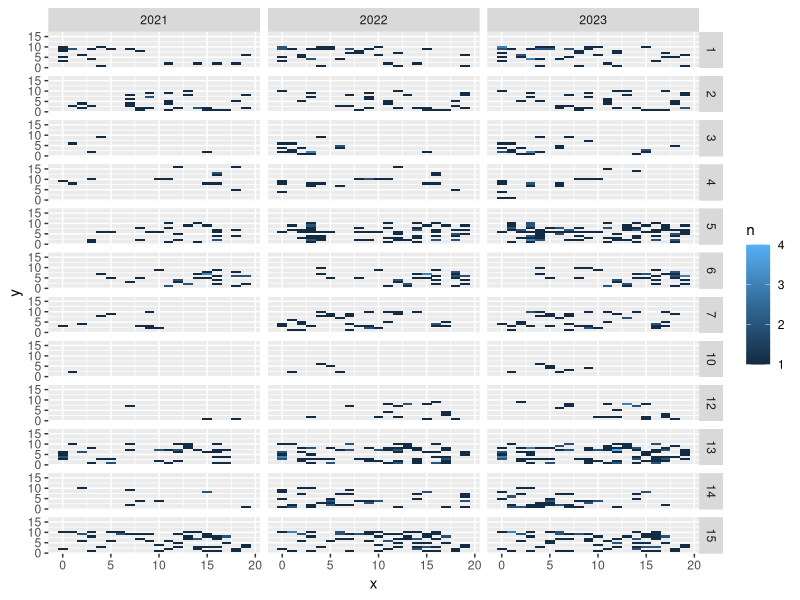
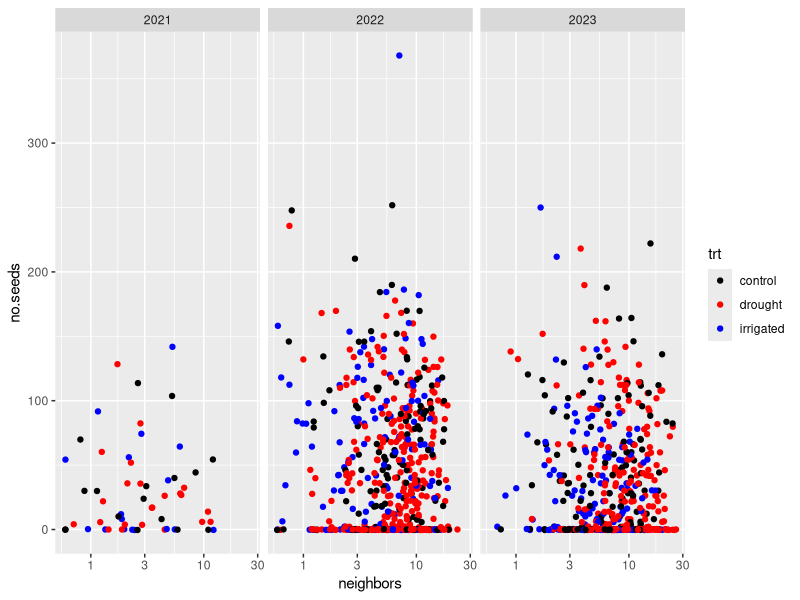
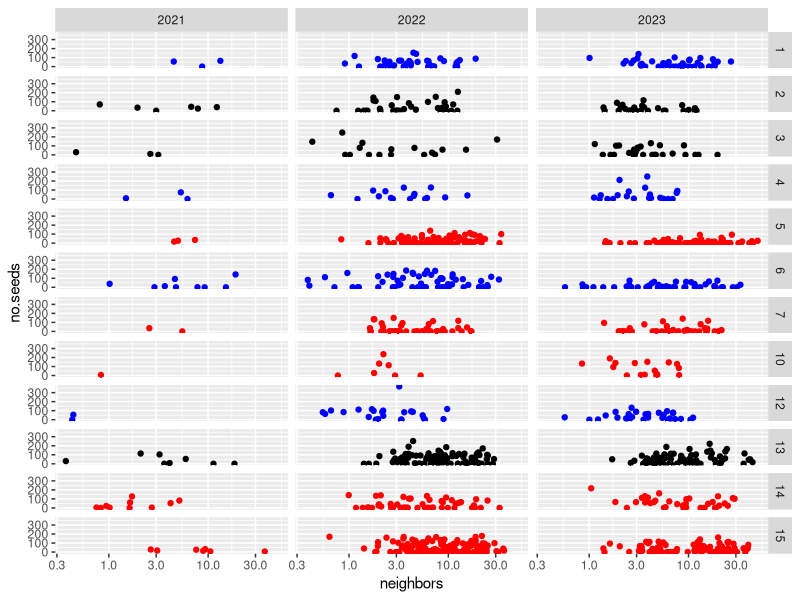
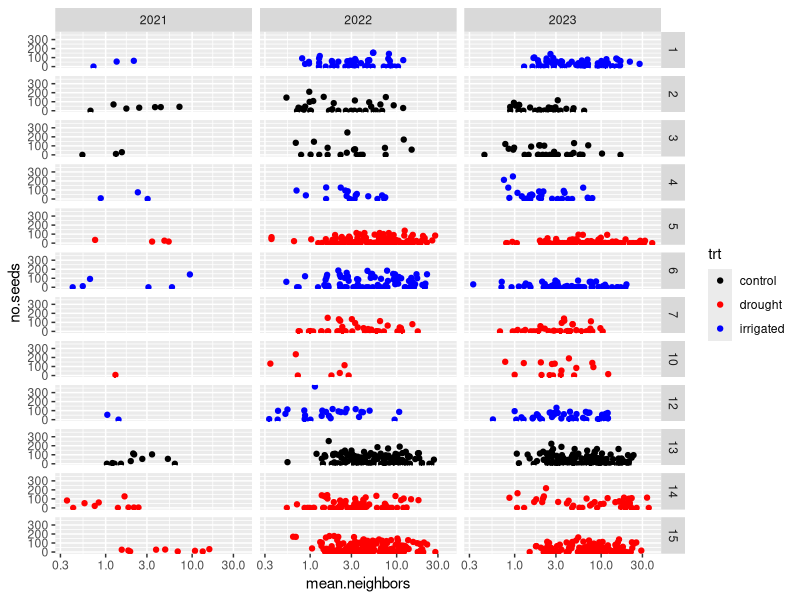

Generate these figures, in order, with R:
# Is thre density dependence in seed production?
# Here: combining the seed set data with the demo data to look at number of
# neighbors in plot vs. number of seeds produced
# this is a quick and dirty script rather than a formal analysis (so far)

library(ggplot2)
library(dplyr)
library(tidyr)
library(glmmTMB)

rm(list = ls())

#--------------------------------------------------------------------------
# Overall plant density, no phenology

seed.phen.demo = read.csv('01_data_cleaning/out/demo_seed_phen_by_umbel_combined.csv') %>%
  # give me only the records where we have seed counts
  filter(!is.na(no.seeds))

demo = read.csv('01_data_cleaning/out/demo_imputed_survival.csv') %>%
  # Give me only the plants in 2021-2023
  filter(Year > 2020, No.umbels > 0, !is.na(No.umbels)) %>%
  # give me plot/coords
  separate(col = plantid, remove = FALSE, into = c('tag', 'plot', 'coord'), sep = '_') %>%
  select(-plot) %>%
  # give me only alphabetical coordinates and then extract them
  # this step removes five records
  filter(grepl('[A-Z]{1}$', coord)) %>%
  # ah... the above all removes plants from plot 9... just remove these
  filter(!Plot %in% 9) %>%
  mutate(x = as.numeric(gsub('[A-Z]', '', coord)), ylet = gsub('[0-9]', '', coord)) %>%
  merge(y = data.frame(ylet = LETTERS, y = 1:length(LETTERS)))

unique(demo$y) # sweet.

# To answer questions about density of flowering plants and its effects on seed
# set... we need/want
# - Seeds (obviously)
# - Number of flowering plants in each coordinate (!)
#   - this requires coords for each plant

plants.per.plot = demo %>%
  group_by(Year, Plot, x, y) %>%
  summarise(n = n())

plants.per.plot %>%
  ggplot(aes(x = x, y = y, fill = n)) +
  geom_tile() +
  facet_grid(Plot ~ Year)

plants.doubled = merge(
  x = plants.per.plot, y = plants.per.plot,
  by = c('Year', 'Plot'),
  suffixes = c('0', '1')
) %>%
  filter(abs(x0 - x1) < 3 & abs(y0 - y1) < 3) %>%
  group_by(Year, Plot, x0, y0) %>%
  summarise(n = sum(n1)) %>%
  # remove boundary plants
  filter(x0 > 0, x0 < 19, y0 > 1, y0 < 16) %>%
  rename(neighbors = n) %>%
  ungroup()

head(plants.doubled)
nrow(plants.doubled)

# Do slightly more post-processing on seed for merging

seed.phen.demo = seed.phen.demo %>%
  filter(!plot %in% 9) %>%
  separate(col = finalid, remove = FALSE, into = c('tag', 'Plot', 'coord'), sep = '_') %>%
  select(-c(tag, Plot)) %>%
  filter(grepl('[A-Z]{1}$', coord)) %>%
  mutate(x = as.numeric(gsub('[A-Z]', '', coord)), ylet = gsub('[0-9]', '', coord)) %>%
  merge(y = data.frame(ylet = LETTERS, y = 1:length(LETTERS))) %>%
  select(-ylet)


seed.phen.combined = merge(
  x = seed.phen.demo,
  y = plants.doubled,
  by.x = c('Year', 'plot', 'x', 'y'),
  by.y = c('Year', 'Plot', 'x0', 'y0'),
)

head(seed.phen.combined)
nrow(seed.phen.combined)

# Oh maybe I should add size
seed.demo.size = merge(
  seed.phen.combined, 
  demo %>% mutate(tagplot = paste(tag, Plot, sep = '_')) %>% select(tagplot, Year, No.leaves, Leaf.length, plantid),
  by = c('Year', 'tagplot')
)
# Some plants get lost (bummer)
# Maybe some duplicates?

# Check duplicates
# seed.demo.size %>% group_by(Year, tagplot) %>% filter(length(unique(plantid)) > 1) #%>% View()
# It's just one - the 3125 plant
seed.demo.size = seed.demo.size %>%
  group_by(Year, tagplot) %>%
  filter(length(unique(plantid)) == 1 | finalid == plantid) %>%
  ungroup() %>%
  select(-plantid)

# Now, add sizes
seed.demo.size = seed.demo.size %>%
  # loses eight records
  filter(!is.na(No.leaves) & !is.na(Leaf.length)) %>%
  mutate(cur.size = log(No.leaves * Leaf.length)) %>%
  select(-c(No.leaves, Leaf.length))

##### Plots

seed.demo.size %>%
  ggplot(aes(x = neighbors, y = no.seeds, colour = trt)) +
  geom_point(position = position_jitter(width = 0.25)) +
  scale_colour_manual(values = c('black', 'red', 'blue')) +
  scale_x_log10() +
  facet_wrap(~ Year)
# well... there's something going on here...
# wait this looks maybe like negative density dependence??

seed.demo.size %>%
  ggplot(aes(x = neighbors, y = no.seeds, colour = trt)) +
  geom_point(position = position_jitter(width = 0.5)) +
  scale_colour_manual(values = c('black', 'red', 'blue')) +
  scale_x_log10() +
  facet_grid(plot ~ Year) +
  theme(legend.position = 'none')
# oh looks like there really isn't any effect when faceted out like this...

##### Models

s_0 = glmmTMB(
  no.seeds ~ cur.size + (1 | Year) + (1 | plot / tagplot),
  family = 'nbinom2',
  ziformula = ~ (1 | plot / tagplot) + (1 | Year),
  data = seed.demo.size
)
# test says no treatment effect

s_n = glmmTMB(
  no.seeds ~ log(neighbors) + cur.size + (1 | Year) + (1 | plot / tagplot),
  family = 'nbinom2',
  ziformula = ~ (1 | plot / tagplot) + (1 | Year),
  data = seed.demo.size
)

s_nn = glmmTMB(
  no.seeds ~ log(neighbors) + cur.size + (1 | Year) + (1 | plot / tagplot),
  family = 'nbinom2',
  ziformula = ~ log(neighbors) + (1 | plot / tagplot) + (1 | Year),
  data = seed.demo.size
)

anova(s_n, s_0)
# p = 0.23

anova(s_nn, s_0)
# p = 0.42

### Conclusion: no evidence of influence of neighbors
# taking out some of the random effects from the zero inflation term doesn't
# hurt the model, but doing this still doesn't produce a signficant effect of
# neighbor density

#--------------------------------------------------------------------------
# Overall plant density, no phenology

phen.dates.open = read.csv('01_data_cleaning/out/phen_flowers_open_by_survey.csv') %>%
  # Remove plot 9
  filter(!plot %in% 9) %>%
  rename(Year = year)

# To get number of umbels open per day per coordinate,
# I need to merge in coords from demo...
phen.dates.open = merge(
  x = phen.dates.open,
  y = demo %>% select(tag, Plot, Year, x, y, plantid),
  by.x = c('Year', 'tag', 'plot'), 
  by.y = c('Year', 'tag', 'Plot'),
  suffixes = c('', '.demo')
) %>%
  group_by(Year, tag, plot, survey.period) %>%
  filter(length(unique(plantid)) == 1 | (plantid == plantid.demo)) %>%
  ungroup() %>%
  select(-plantid.demo)

nrow(phen.dates.open)

# Okay - now summarise by coordinate
# I want to get the number of plants (not umbels, but plants) at each coordinate on each day
phen.dates.summ = phen.dates.open %>%
  group_by(Year, plot, x, y, survey.period) %>%
  summarise(n.plants = n())

# Combine now?
phen.dates.neighbors = merge(
  x = phen.dates.summ, y = phen.dates.summ,
  by = c('Year', 'plot', 'survey.period'),
  suffixes = c('0', '1')
) %>%
  filter(abs(x0 - x1) < 3 & abs(y0 - y1) < 3) %>%
  group_by(Year, plot, survey.period, x0, y0) %>%
  summarise(n = sum(n.plants1)) %>%
  # remove boundary plants
  filter(x0 > 0, x0 < 19, y0 > 1, y0 < 16) %>%
  rename(neighbors = n) %>%
  ungroup()

head(phen.dates.neighbors)
head(phen.dates.neighbors)

# Now... merge the neighbor list back in with the flower list

phen.dates.combined = merge(
  phen.dates.open,
  phen.dates.neighbors,
  by.x = c('Year', 'plot', 'survey.period', 'x', 'y'),
  by.y = c('Year', 'plot', 'survey.period', 'x0', 'y0')
)

nrow(phen.dates.open)
nrow(phen.dates.neighbors)
nrow(phen.dates.combined) 
# ah - some of these are taken out because they're on the boundary

# Last step - average over periods observed to get one neighbor density per
# plant
phen.dates.combined = phen.dates.combined %>%
  group_by(Year, plot, tag, plantid, x, y) %>%
  summarise(
    n.periods = n(),
    mean.neighbors = mean(neighbors)
  )

nrow(phen.dates.combined) 
# damn... not that many

# Oh right... don't have seed set in here yet lol

seed.phen.dates = merge(
  seed.demo.size %>% select(Year, tagplot, plot, x, y, no.seeds, cur.size, trt),
  phen.dates.combined
)

nrow(seed.phen.dates)
# cool. nice round number

##### Plot

seed.phen.dates %>%
  ggplot(aes(x = mean.neighbors, y = no.seeds, colour = trt)) +
  geom_point(position = position_jitter(width = 0.5)) +
  scale_colour_manual(values = c('black', 'red', 'blue')) +
  scale_x_log10() +
  facet_grid(plot ~ Year)
# not super compelling

##### Model

s_0 = glmmTMB(
  formula = no.seeds ~ cur.size + (1 | plot / plantid) + (1 | Year),
  ziformula = ~ (1 | plot / plantid) + (1 | Year),
  family = 'nbinom2',
  data = seed.phen.dates
)

s_n = glmmTMB(
  formula = no.seeds ~ cur.size + log(mean.neighbors, base = 2) + (1 | plot / plantid) + (1 | Year),
  ziformula = ~ (1 | plot / plantid) + (1 | Year),
  family = 'nbinom2',
  data = seed.phen.dates
)

anova(s_n, s_0)
# Wow. Shit. Goddamnit. How?

summary(s_n)
# negative density dependence... More neighbors means fewer seeds?

s_n_t = glmmTMB(
  formula = no.seeds ~ cur.size + trt + log(mean.neighbors, base = 2) + (1 | plot / plantid) + (1 | Year),
  ziformula = ~ (1 | plot / plantid) + (1 | Year),
  family = 'nbinom2',
  data = seed.phen.dates
)

anova(s_n_t, s_n) # no treatment effect

s_n_p = glmmTMB(
  formula = no.seeds ~ cur.size + n.periods + log(mean.neighbors, base = 2) + (1 | plot / plantid) + (1 | Year),
  ziformula = ~ (1 | plot / plantid) + (1 | Year),
  family = 'nbinom2',
  data = seed.phen.dates
)

# Okay...
# - coefficient is ~ -0.1, so a doubling of the number of neighbors means about a 10% reduction in seed set
# cool (not cool)
